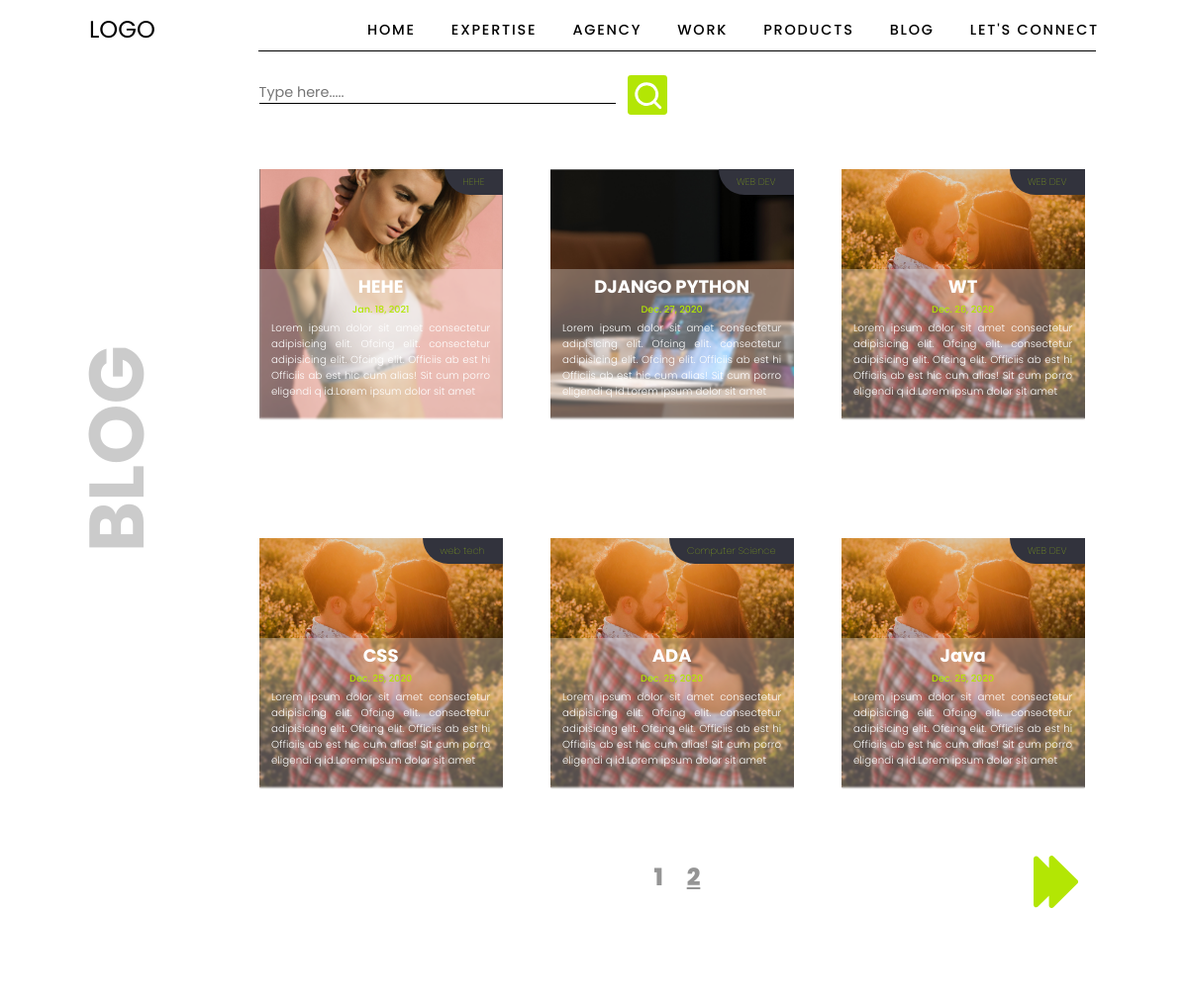
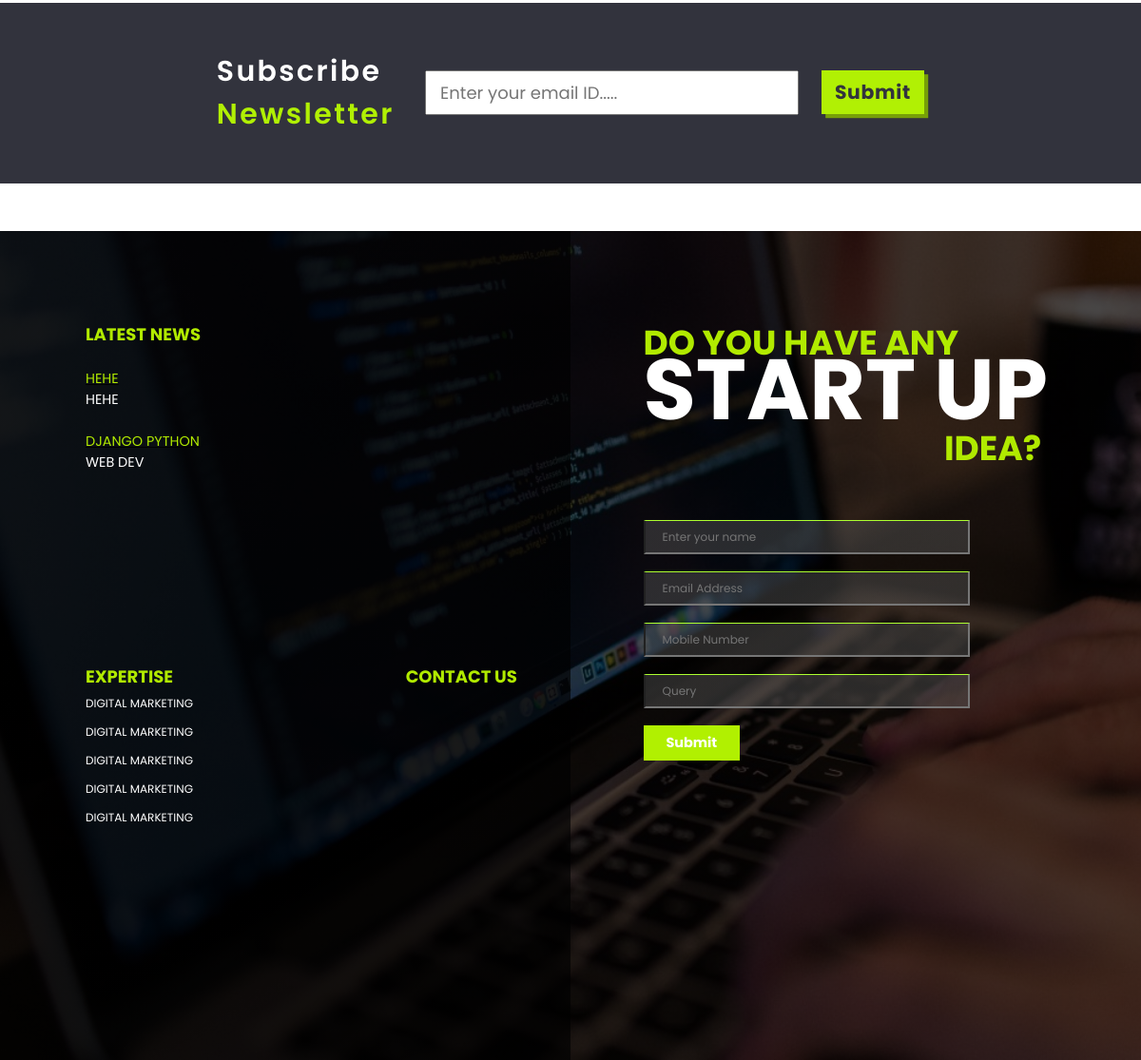
Screenshot of /blog/ with the database file from the repository (2 pictures, top to bottom).
### blog/models.py (models this page shows, shortened)
class Blog(models.Model):
    Title = models.CharField(max_length=200)
    Image = models.ImageField()
    Content = RichTextUploadingField(blank=True)
    Tag = models.CharField(max_length=200)
    imageHeading = models.CharField(max_length=220, null=True)
    Slug = models.SlugField(max_length=200, unique=True)
    Date = models.DateField(auto_now_add=True)
    class Meta:
        ordering = ('-Date', '-pk',)

### blog/views.py (the view, shortened to what this page needs)
# urls.py: path('blog/', BlogViews, name='post'),
def BlogViews(request):
    post = Blog.objects.all()
    page = request.GET.get('page', 1)
    paginator = Paginator(post, 6)
    try:
        posts = paginator.page(page)
    except PageNotAnInteger:
        posts = paginator.page(1)
    except EmptyPage:
        posts = paginator.page(paginator.num_pages)
    context = {
        'posts': posts
    }
    return render(request, 'blog/blog.html', context)

### blog/templates/blog/blog.html (shortened to what this page needs)
{% extends 'base.html' %} {% load static %} {% block content %}
<!DOCTYPE html>
<html lang="en">
  <head>
    <link rel="stylesheet" href="{% static 'css/blog.css' %}" />
    <link rel="stylesheet" href="{% static 'css/header.css' %}" />
  </head>
  <body>
    <section class="blogpost">
      <div class="bg_container">
        <div class="bg_up">
          <div class="bg_head">
            <p>BLOG</p>
          </div>
          <div class="bg_content">
            <div class="bg_search">
              <form class="search_form" action="/search" method="GET">
                <div class="inp">
                  <input
                    class="top_search"
                    type="text"
                    placeholder="Type here....."
                    name="q"
                  />
                </div>
                <div class="img_s">
                  <button class="searchbtn" type="submit">
                    <img src="{% static 'images/search.svg' %}" alt="" />
                  </button>
                </div>
              </form>
            </div>
            <div class="bg_post">
              {% for data in posts %} {% if forloop.counter0|divisibleby:3 %}
              <div class="row">
                {% endif %}
                <div class="blog_card">
                  <a
                    style="color: black"
                    href="{% url 'blog:detail' slug=data.Slug %}"
                  >
                    <img
                      class="blog_img"
                      src="{{ data.Image.url }}"
                      alt="{{data.Title}}"
                    />
                    <div class="post_tag">
                      <p>{{data.Tag}}</p>
                    </div>
                    <div class="img_blur">
                      <div class="post_title">
                        <h2>{{ data.Title }}</h2>
                      </div>
                      <div class="post_date">
                        <p>{{data.Date}}</p>
                      </div>
                      <div class="post_desc">
                        <p>
                          Lorem ipsum dolor sit amet consectetur adipisicing
                          elit. Ofcing elit. consectetur adipisicing elit.
                          Ofcing elit. Officiis ab est hi Officiis ab est hic
                          cum alias! Sit cum porro eligendi q id.Lorem ipsum
                          dolor sit amet
                        </p>
                      </div>
                    </div>
                  </a>
                </div>
                {% if forloop.counter|divisibleby:3 or forloop.last %}
              </div>
              <br />{% endif %} {% endfor %}
            </div>
            <div class="bg_pagination">
              {% if posts %}
              <ul class="pagination">
                <div class="page_number">
                  {% for num in posts.paginator.page_range %}
                  <ul>
                    {% if posts.number == num %}
                    <li class="active page-item">
                      <a class="page-link active-page">{{num}}</a>
                    </li>
                    {% elif num > posts.number|add:'-3' and num < posts.number|add:'3' %}
                    <li class="page-item">
                      <a class="page-link" href="?page={{num}}">{{num}}</a>
                    </li>
                    {% endif %}
                  </ul>
                  {% endfor %}
                </div>
                {% if posts.has_next %}
                <div class="next_icon">
                  <li class="next">
                    <a href="?page={{posts.next_page_number}}" class="page-link"
                      ><img src="{% static 'images/page1.svg' %}" alt=""
                    /></a>
                  </li>
                </div>
                {% endif %}
              </ul>
              {% endif %}
            </div>
          </div>
        </div>
        <div class="bg_mail">
          <div class="bg_bot_content">
            <div class="sub_news">
              <p id="sub">Subscribe</p>
              <p id="newsl">Newsletter</p>
            </div>
            <form action="" method="POST" id="blog-form">
              <div class="mail_inp">
                <input
                  type="email"
                  name="subscriberemail"
                  id="mail_inp"
                  placeholder="Enter your email ID....."
                  required
                />
              </div>
              <div class="submit_btn">
                <button id="sub_inp" type="submit" value="SUBMIT">
                  Submit
                </button>
              </div>
            </form>
          </div>
        </div>
      </div>
    </section>
    <br />
    <br />
  </body>
</html>
{% endblock %}

### blog/templates/base.html (shortened to what this page needs)
{% load static %}
<!DOCTYPE html>
<html lang="en">
<head>
  <link rel="stylesheet" href="{% static './css/base.css' %}" />
  <link rel="stylesheet" href="{% static './css/header.css' %}" />
  <link rel="stylesheet" href="{% static './css/contact.css' %}" />
</head>
<body>
    <div class="base_header_nav">
  <header class="header">
    <a href="/" class="text1 logo">LOGO</a>
    {% with request.resolver_match.url_name as url_name %}
    <ul class="menu menu1">
      <li class="{% if url_name == 'home' %} active {% endif %}"><a class="text1 home "
          href="/">HOME</a></li>
      <li class="{% if url_name == 'expertise' %} active {% endif %}"><a class="text1 expertise"
          href="/expertise/digital_marketing">EXPERTISE</a></li>
      <li class="{% if url_name == 'agency' %} active {% endif %}"><a class="text1 agency"
          href="/agency">AGENCY</a></li>
      <li class="{% if url_name == 'portfolio' %} active {% endif %}"><a class="text1 portfolio"
          href="/portfolio/photography">WORK</a></li>
      <li class="{% if url_name == 'products' %} active1 {% endif %}"><a class="text1" href="/products">PRODUCTS</a></li>
      <li class="{% if url_name == 'post' %} active {% endif %}"><a class="text1 post"
          href="{%  url 'blog:post' %}">BLOG</a></li>
      <li class="{% if url_name == 'letsconnect' %} active {% endif %}"><a class="text1 connect"
          href="/letsconnect">LET'S CONNECT</a></li>
    </ul>
    {% endwith %}
    <hr class="hrline">
</header>
</div>
    {% block content %}
    {% endblock %}
    <div class="base_contact">
    <section class="contact" id="connect">
      <div class="container1">
      <div class="left1">
          <div class="news">
          <h6>LATEST NEWS</h6>
          <br>
            {% for p in posts|slice:":2" %}
                <a href="{% url 'blog:detail' slug=p.Slug %}"><p class="news-title">{{p.Title}}</p></a>
                <p>{{p.Tag}}</p>
                <br>
            {% endfor %}
          </div>
          <div class="expfoot">
          <h6>EXPERTISE</h6>
          <div class="explist">
              <p>DIGITAL MARKETING</p>
              <p>DIGITAL MARKETING</p>
              <p>DIGITAL MARKETING</p>
              <p>DIGITAL MARKETING</p>
              <p>DIGITAL MARKETING</p>
          </div>
          </div>
          <div class="contfoot">
          <h6>CONTACT US</h6>
          </div>
      </div>
      <div class="right1">
          <div class="contactform">
          <div class="contacttext">
              <h2 id="head1">DO YOU HAVE ANY </h2>
              <h2 id="head2">START UP</h2>
              <h2 id="head3">IDEA?</h2>
          </div>
          <div class="contactin">
              <form action="/contact-me/" method="POST" id="contact-form">
              <input type="text" name='name' placeholder="Enter your name"><br>
              <input type="email" name='email' placeholder="Email Address"><br>
              <input type="phone" name='phone' placeholder="Mobile Number"><br>
              <input type="text" name='message' placeholder="Query"><br>
              <button class="button_submit" type="submit" onclick="submitForm()">Submit</button>
              </form>
          </div>
          </div>
      </div>
      </div>
  </section>
</div>
</body>
</html>

### static/css/base.css (style rules this page uses)
* { margin: 0%; padding: 0%; font-family: "Poppins", sans-serif; scroll-behavior: smooth; }
a { color: black; }
.base_header_nav { width: 85%; margin-left: auto; margin-right: auto; }
.header { position: absolute; width: 87%; z-index: 10000; }
.header ul { margin: 0; padding: 0; padding-right: 2vw; list-style: none; overflow: hidden; }
.header ul li { margin-top: 1.7vw; }
.header li a { display: block; text-decoration: none; text-align: center; font-size: 1.2vw; font-weight: 500; margin-left: 3vw; letter-spacing: 1.8px; }
.header .logo { display: block; float: left; font-size: 2vw; padding: 1vw 1vw; text-decoration: none; }
.header .menu { clear: both; max-height: 0; transition: max-height 0.2s ease-out; }
.hrline { position: absolute; width: 81%; top: 108%; right: 2.6%; text-align: right; height: 0.1vw; background-color: black; border: none; }
@media (min-width: 1085px) { .header li { float: left; } }
@media (min-width: 1085px) { .header li a { float: right; font-weight: 500; padding: 0vw 0vw; } }
@media (min-width: 1085px) { .header .menu1 { clear: none; float: right; max-height: none; } }
@media (min-width: 1085px) { .header .logo { margin-top: 1vw; padding: 0vw 0vw; } }

### static/css/contact.css (style rules this page uses)
.contact { background-image: url("/static/images/img3.jpeg"); background-size: cover; overflow: hidden; }
.contact .container1 { display: grid; width: 100%; height: auto; grid-template-columns: 1fr 1fr; grid-template-rows: 1fr; grid-template-areas: "left1 right1"; padding-top: auto; padding-bottom: auto; }
.contact .container1 .left1 { display: grid; color: white; background: linear-gradient(rgba(0, 0, 0, 0.9), rgba(0, 0, 0, 0.9)); height: 100vh; display: grid; grid-template-columns: 45% 45%; grid-template-rows: 45% 45%; grid-template-areas: "news auto" "expfoot contfoot"; padding-top: 6vw; padding-left: 15%; justify-content: space-between; object-fit: contain; }
.contact .container1 .left1 h6 { position: relative; font-size: 1.5vw; color: rgb(177, 234, 0); margin-top: 10%; }
.news { font-size: 1.2vw; grid-area: news; }
.news .news-title { color: rgb(177, 234, 0); line-height: 2vw; }
.expfoot { grid-area: expfoot; }
.expfoot .explist { line-height: 1vw; }
.expfoot p { font-size: 1vw; line-height: 2.5vw; }
.contfoot { grid-area: contfoot; text-align: center; }
.contactform { margin-left: 15%; }
.contact .container1 .right1 { background: linear-gradient(rgba(0, 0, 0, 0.7), rgba(0, 0, 0, 0.7)); }
.right1 { object-fit: contain; padding-top: 6vw; padding-right: 15%; }
.right1 .contacttext #head1 { position: relative; color: rgb(177, 234, 0); font-size: 3vw; margin-top: 1.5vw; margin-bottom: -3.7vw; }
.right1 .contacttext #head2 { position: relative; color: white; font-size: 7.5vw; margin-bottom: -2vw; }
.right1 .contacttext #head3 { position: relative; color: rgb(177, 234, 0); font-size: 3vw; margin-left: 73%; margin-top: -8%; }
.right1 .contactin { position: relative; margin-top: 4vw; }
.right1 .contactin input { width: 70%; font-size: 1.2vw; outline: none; color: white; padding: 0.5vw 1.5vw; margin-bottom: 1.5vw; border-top: 1px solid greenyellow; background: linear-gradient(rgba(87, 87, 87, 0.45), rgba(87, 87, 87, 0.45)); }
.right1 .contactin input::placeholder { font-size: 1vw; }
.button_submit { object-fit: contain; padding: 0.7vw 2vw; cursor: pointer; font-size: 1.2vw; background-color: rgb(177, 240, 1); color: white; border: none; font-weight: bold; }

### rows the page displays
Blog: Image (picture), Tag "HEHE", Title "HEHE", Date "Jan. 18, 2021"
Blog: Image (picture), Tag "WEB DEV", Title "DJANGO PYTHON", Date "Dec. 27, 2020"
Blog: Image (picture), Tag "WEB DEV", Title "WT", Date "Dec. 26, 2020"
Blog: Image (picture), Tag "web tech", Title "CSS", Date "Dec. 25, 2020"
Blog: Image (picture), Tag "Computer Science", Title "ADA", Date "Dec. 25, 2020"
Blog: Image (picture), Tag "WEB DEV", Title "Java", Date "Dec. 25, 2020"

### other values shown
{{ num }} "1"
{{ num }} "2"
